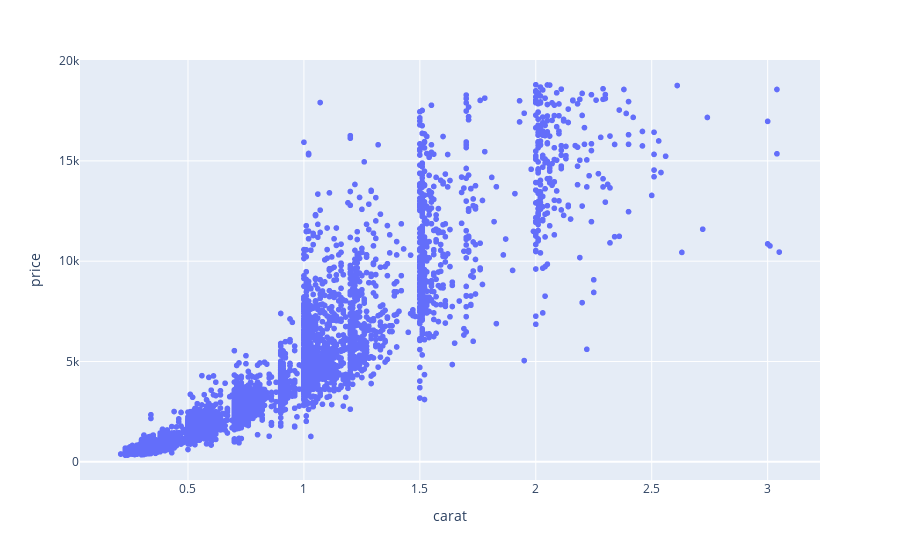

The notebook cell this image was saved under:
### Code cell
# scatter plot
fig = px.scatter(df, x='carat', y='price')
fig.show()

### Figure 1 — Plotly figure (JSON) as saved in the notebook; plotly's stock layout.template omitted (floating-point values rounded to 4 significant figures; data arrays with more than 128 entries replaced by an {"elided": "..."} marker saying what was removed)
{"data": [{"hovertemplate": "carat=%{x}<br>price=%{y}<extra></extra>", "legendgroup": "", "marker": {"color": "#636efa", "symbol": "circle"}, "mode": "markers", "name": "", "showlegend": false, "type": "scattergl", "x": {"elided": "5394 float values"}, "xaxis": "x", "y": {"elided": "5394 int values"}, "yaxis": "y"}], "layout": {"legend": {"tracegroupgap": 0}, "margin": {"t": 60}, "xaxis": {"anchor": "y", "domain": [0, 1], "title": {"text": "carat"}}, "yaxis": {"anchor": "x", "domain": [0, 1], "title": {"text": "price"}}}}
